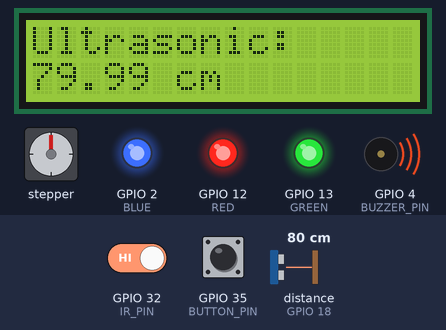
Simulated run of this sketch. Board: ESP32. On the bench: 16×2 character LCD, stepper motor, output pins drawn as LEDs (lit = HIGH), buzzer (waves = sounding, pin HIGH). Wiring (inferred from the names in the program): ultrasonic range finder: trigger GPIO 5; echo GPIO 18. The test bench sets the inputs (shaded band); at power-on: GPIO 32 (IR_PIN) HIGH, GPIO 35 (BUTTON_PIN) HIGH, distance to the obstacle (sensor on GPIO 18) 80 cm. The echo pulse lasts 58.3 µs per cm; stepper angles assume 2048 steps per turn; pins used as bus, display or sensor lines are not drawn; what the sketch prints to the serial monitor is not drawn.

Above: at 2.7 s.
2.8 s: GPIO 32 (IR_PIN) driven LOW
15.2 s: GPIO 35 (BUTTON_PIN) pulled LOW for 3 s
At 19.0 s:
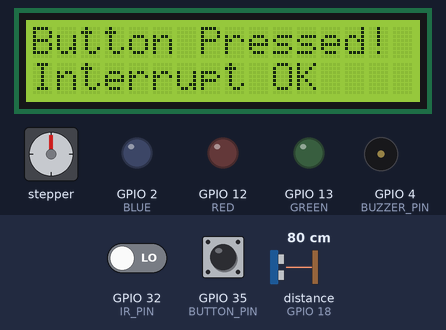
27.6 s: GPIO 32 (IR_PIN) driven HIGH
At 33.4 s:
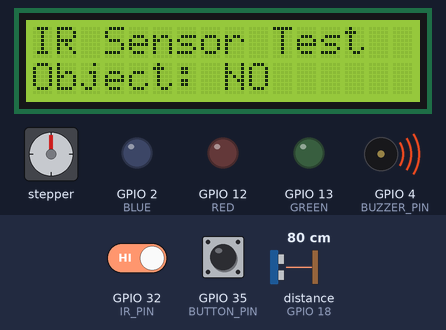
40.0 s: distance to the obstacle (sensor on GPIO 18) set to 2 cm
At 53.2 s:
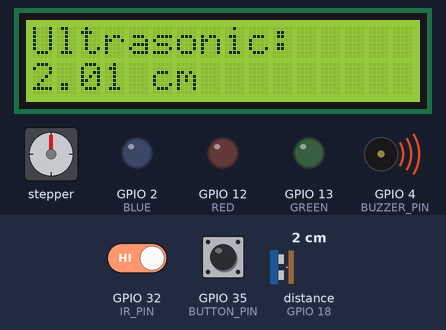
54.0 s: GPIO 35 (BUTTON_PIN) pulled LOW for 3 s
At 60.9 s:
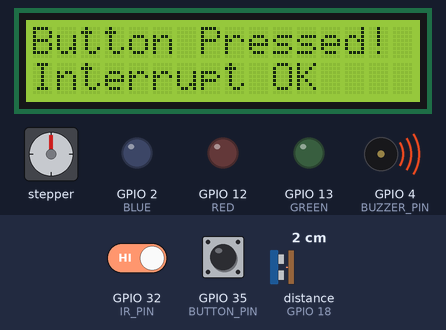
66.4 s: distance to the obstacle (sensor on GPIO 18) set to 4 cm
At 71.5 s:
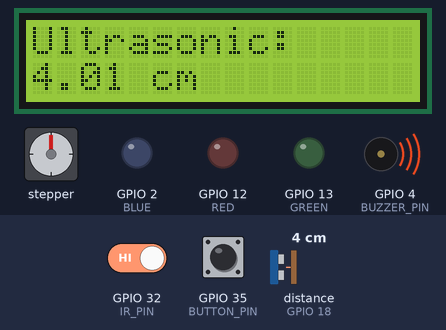
Timing chart, 0 to 79.8 s (numbered marks = the images above; inputs shaded):
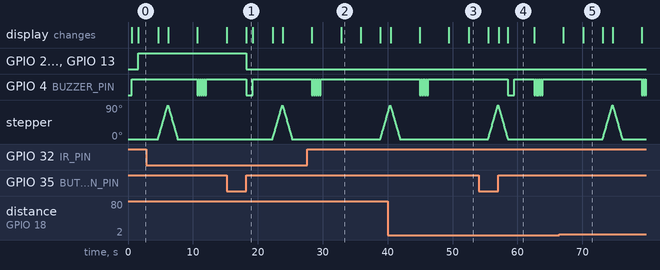

The sketch:

PERIPHERAL_TEST.ino
```cpp
/*
  ============================================================
  ESP32 MULTI-COMPONENT TEST SKETCH
  ============================================================
  Tests, one function per component:
    1. HC-SR04 Ultrasonic Sensor      (Trig/Echo)
    3. 28BYJ-48 Stepper + ULN2003     (4-wire driver)
    4. 16x2 I2C LCD                   (I2C)
    5. Buzzer                         (Digital/Tone)
    6. Push Button                    (Interrupt, INPUT_PULLUP)
    7. IR Sender/Receiver module      (Digital obstacle/distance)

  REQUIRED LIBRARIES (install via Library Manager):
    - LiquidCrystal I2C   by Frank de Brabander (or Marco Schwartz)
    - Stepper             (built-in, comes with Arduino IDE)

  Wiring summary (change pins below if yours differ):
    HC-SR04   : TRIG->GPIO5   ECHO->GPIO18 (use a voltage divider
                on ECHO, since it's 5V logic and ESP32 is 3.3V)
    28BYJ-48  : IN1->GPIO14 IN2->GPIO27 IN3->GPIO26 IN4->GPIO25
                (ULN2003 powered from external 5V, common GND)
    LCD I2C   : SDA->GPIO21  SCL->GPIO22  (addr usually 0x27 or 0x3F)
    Buzzer    : +  ->GPIO4
    Button    : one leg->GPIO15, other leg->GND (internal pull-up used)
    IR module : OUT->GPIO34 (input-only pin, fine for digital read)
  ============================================================
*/

#include <Wire.h>
#include <LiquidCrystal_I2C.h>
#include <Stepper.h>
// ------------------------------------------------------------
// INDICATORS
// ------------------------------------------------------------
#define GREEN 13
#define RED 12
#define BLUE 2

// ------------------------------------------------------------
// 1. ULTRASONIC SENSOR CONFIG
// ------------------------------------------------------------
#define TRIG_PIN        5
#define ECHO_PIN        18
#define SOUND_SPEED_CM  0.0343  // cm per microsecond


// ------------------------------------------------------------
// 3. STEPPER MOTOR CONFIG (28BYJ-48 + ULN2003)
// ------------------------------------------------------------
#define STEPPER_IN1     19
#define STEPPER_IN2     14
#define STEPPER_IN3     23
#define STEPPER_IN4     15
#define STEPS_PER_REV   2048   // 28BYJ-48 with internal gearbox
// NOTE: Stepper library expects wiring order IN1-IN3-IN2-IN4
Stepper stepperMotor(STEPS_PER_REV, STEPPER_IN1, STEPPER_IN3, STEPPER_IN2, STEPPER_IN4);

// ------------------------------------------------------------
// 4. I2C LCD CONFIG
// ------------------------------------------------------------
#define LCD_ADDRESS     0x27   // change to 0x3F if 0x27 doesn't work
#define LCD_COLS        16
#define LCD_ROWS        2
#define I2C_SDA         21
#define I2C_SCL         22
LiquidCrystal_I2C lcd(LCD_ADDRESS, LCD_COLS, LCD_ROWS);

// ------------------------------------------------------------
// 5. BUZZER CONFIG
// ------------------------------------------------------------
#define BUZZER_PIN      4

// ------------------------------------------------------------
// 6. BUTTON CONFIG (interrupt, default INPUT_PULLUP -> active LOW)
// ------------------------------------------------------------
#define BUTTON_PIN      35
volatile bool buttonFlag = false;
volatile unsigned long lastInterruptTime = 0;
#define DEBOUNCE_MS     200

void IRAM_ATTR handleButtonPress() {
  unsigned long now = millis();
  if (now - lastInterruptTime > DEBOUNCE_MS) {
    buttonFlag = true;
    lastInterruptTime = now;
  }
}

// ------------------------------------------------------------
// 7. IR SENDER/RECEIVER MODULE CONFIG (obstacle/distance module)
// ------------------------------------------------------------
// Most single-module IR pairs used for "distance" are analog-comparator
// obstacle sensors: digital OUT goes LOW when an object is detected.
// If your module also exposes an analog "AO" pin, wire it to an ADC
// pin (e.g. GPIO32) and set IR_HAS_ANALOG to true.
#define IR_PIN          32
#define IR_HAS_ANALOG   false

// ------------------------------------------------------------
// GENERAL
// ------------------------------------------------------------
#define TEST_DELAY_MS   3000


// ============================================================
// SETUP
// ============================================================
void setup() {
  Serial.begin(115200);
  delay(500);
  Serial.println("=== ESP32 Multi-Component Test Boot ===");

  // Ultrasonic
  pinMode(TRIG_PIN, OUTPUT);
  pinMode(ECHO_PIN, INPUT);

  // indicators
  pinMode(GREEN, OUTPUT);
  pinMode(BLUE, OUTPUT);
  pinMode(RED, OUTPUT);


  // Stepper
  stepperMotor.setSpeed(10); // RPM

  // LCD
  Wire.begin(I2C_SDA, I2C_SCL);
  lcd.init();
  lcd.backlight();
  lcd.setCursor(0, 0);
  lcd.print("System Booting..");

  // Buzzer
  pinMode(BUZZER_PIN, OUTPUT);
  digitalWrite(BUZZER_PIN, HIGH);

  // Button + interrupt (default pull-up, active LOW)
  pinMode(BUTTON_PIN, INPUT_PULLUP);
  attachInterrupt(digitalPinToInterrupt(BUTTON_PIN), handleButtonPress, FALLING);

  // IR module
  pinMode(IR_PIN, INPUT);
  delay(1000);
  lcd.clear();
  Serial.println("Setup complete. Starting test loop.\n");

  digitalWrite(BLUE, HIGH);

  digitalWrite(RED, HIGH);

  digitalWrite(GREEN, HIGH);

}


// ============================================================
// LOOP - cycles through each component test, button works anytime
// ============================================================
void loop() {
  checkButton();       // non-blocking, always checked

  testUltrasonic();
  checkButton();
  delay(TEST_DELAY_MS);

  testStepper();
  checkButton();
  delay(TEST_DELAY_MS);

  testBuzzer();
  checkButton();
  delay(TEST_DELAY_MS);

  testIR();
  checkButton();
  delay(TEST_DELAY_MS);


  digitalWrite(BLUE, LOW);

  digitalWrite(RED, LOW);

  digitalWrite(GREEN, LOW);
}


// ============================================================
// COMPONENT FUNCTIONS
// ============================================================

// ---------- 1. ULTRASONIC ----------
float readUltrasonicDistanceCM() {
  digitalWrite(TRIG_PIN, LOW);
  delayMicroseconds(2);
  digitalWrite(TRIG_PIN, HIGH);
  delayMicroseconds(10);
  digitalWrite(TRIG_PIN, LOW);

  long duration = pulseIn(ECHO_PIN, HIGH, 30000); // 30ms timeout ~5m range
  if (duration == 0) return -1; // no echo / out of range

  float distance = (duration * SOUND_SPEED_CM) / 2.0;
  return distance;
}

void testUltrasonic() {
  float distance = readUltrasonicDistanceCM();
  Serial.print("[Ultrasonic] Distance: ");
  Serial.print(distance);
  Serial.println(" cm");

  lcd.clear();
  lcd.setCursor(0, 0);
  lcd.print("Ultrasonic:");
  lcd.setCursor(0, 1);
  lcd.print(distance);
  lcd.print(" cm");
}

// ---------- 3. STEPPER ----------
void testStepper() {
  Serial.println("[Stepper] Rotating forward 1/4 turn");

  lcd.clear();
  lcd.setCursor(0, 0);
  lcd.print("Stepper Test");
  lcd.setCursor(0, 1);
  lcd.print("Forward...");

  stepperMotor.step(STEPS_PER_REV / 4);

  lcd.setCursor(0, 1);
  lcd.print("Backward...");
  Serial.println("[Stepper] Rotating backward 1/4 turn");

  stepperMotor.step(-STEPS_PER_REV / 4);
}

// ---------- 4. LCD ----------
// Generic helper other functions reuse; also runs its own demo below.
void printToLCD(const String &line1, const String &line2) {
  lcd.clear();
  lcd.setCursor(0, 0);
  lcd.print(line1);
  lcd.setCursor(0, 1);
  lcd.print(line2);
}

// ---------- 5. BUZZER ----------
void testBuzzer() {
  Serial.println("[Buzzer] Beeping 3 times");
  printToLCD("Buzzer Test", "Beeping...");

  for (int i = 0; i < 5; i++) {
    digitalWrite(BUZZER_PIN, LOW);
    delay(150);
    digitalWrite(BUZZER_PIN, HIGH);
    delay(150);
  }
}

// ---------- 6. BUTTON (interrupt-driven) ----------
void checkButton() {
  if (buttonFlag) {
    buttonFlag = false; // clear flag
    Serial.println("[Button] Pressed! (interrupt triggered)");
    printToLCD("Button Pressed!", "Interrupt OK");
    digitalWrite(BUZZER_PIN, LOW);
    delay(1000);
    digitalWrite(BUZZER_PIN, HIGH);
  }
}

// ---------- 7. IR SENDER/RECEIVER (obstacle / distance) ----------
void testIR() {
  bool objectDetected = readIRDigital();

  Serial.print("[IR] Object detected: ");
  Serial.println(objectDetected ? "YES" : "NO");

  lcd.clear();
  lcd.setCursor(0, 0);
  lcd.print("IR Sensor Test");
  lcd.setCursor(0, 1);
  lcd.print(objectDetected ? "Object: YES" : "Object: NO");
}

// Digital IR read: most obstacle-avoidance IR modules pull the
// output LOW when an object reflects the IR beam back.
bool readIRDigital() {
  int val = digitalRead(IR_PIN);
  return (val == LOW); // change to (val == HIGH) if your module is active-high
}
```

Measured:
- after the input at 15.2 s, the display: changes after 3.0 s (image 1)
- after the input at 27.6 s, the display: first differs from a run without the input after 5.2 s (image 2)
- after the input at 54.0 s, the display: first differs from a run without the input after 4.5 s (image 4)
- what the display in image 1 shows lasts 1.1 s, from 18.2 s to 19.3 s
- what the display in image 2 shows lasts 3.1 s, from 32.8 s to 35.9 s
- what the display in image 4 shows lasts 4.1 s, from 58.5 s to 62.6 s
